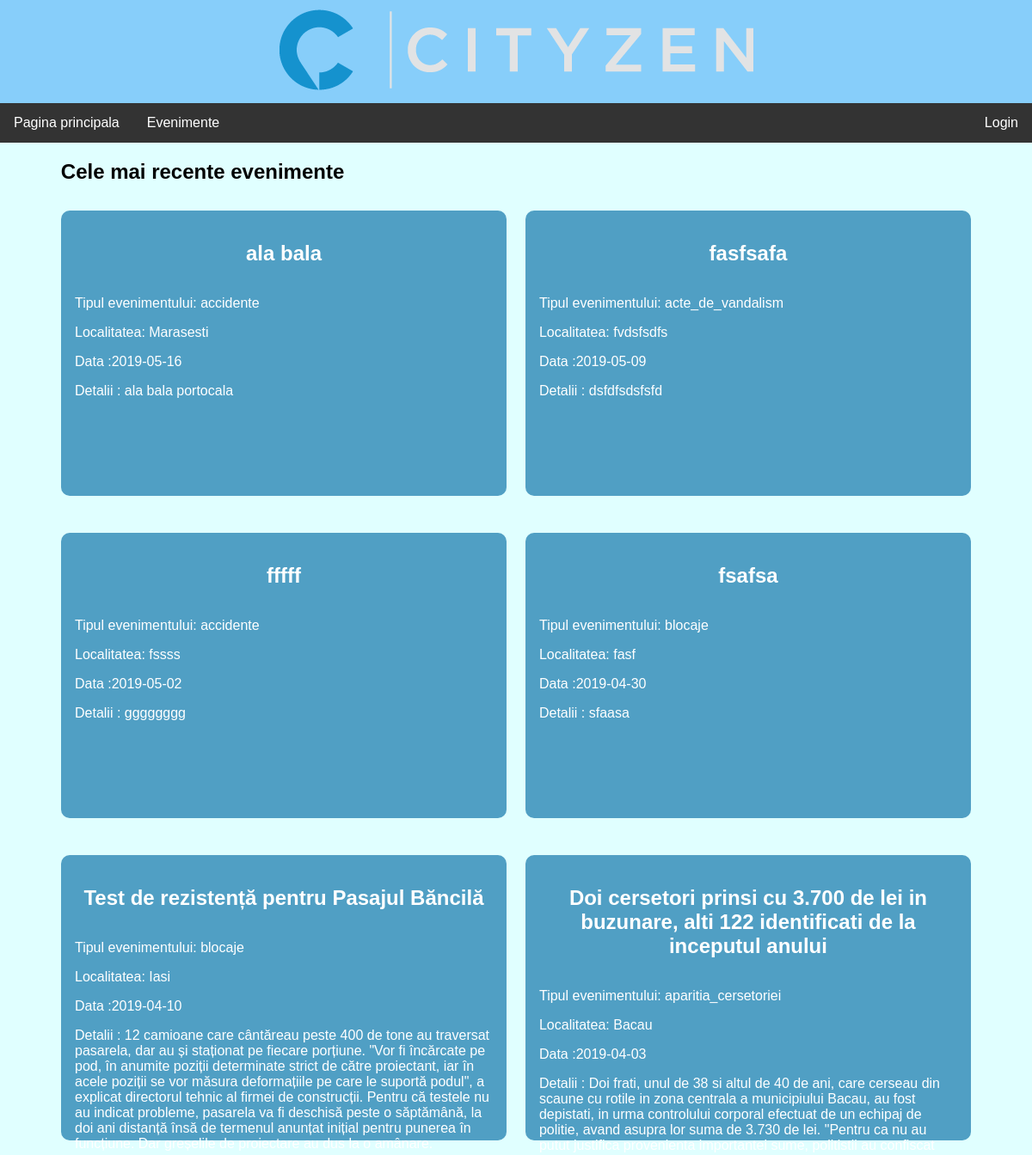
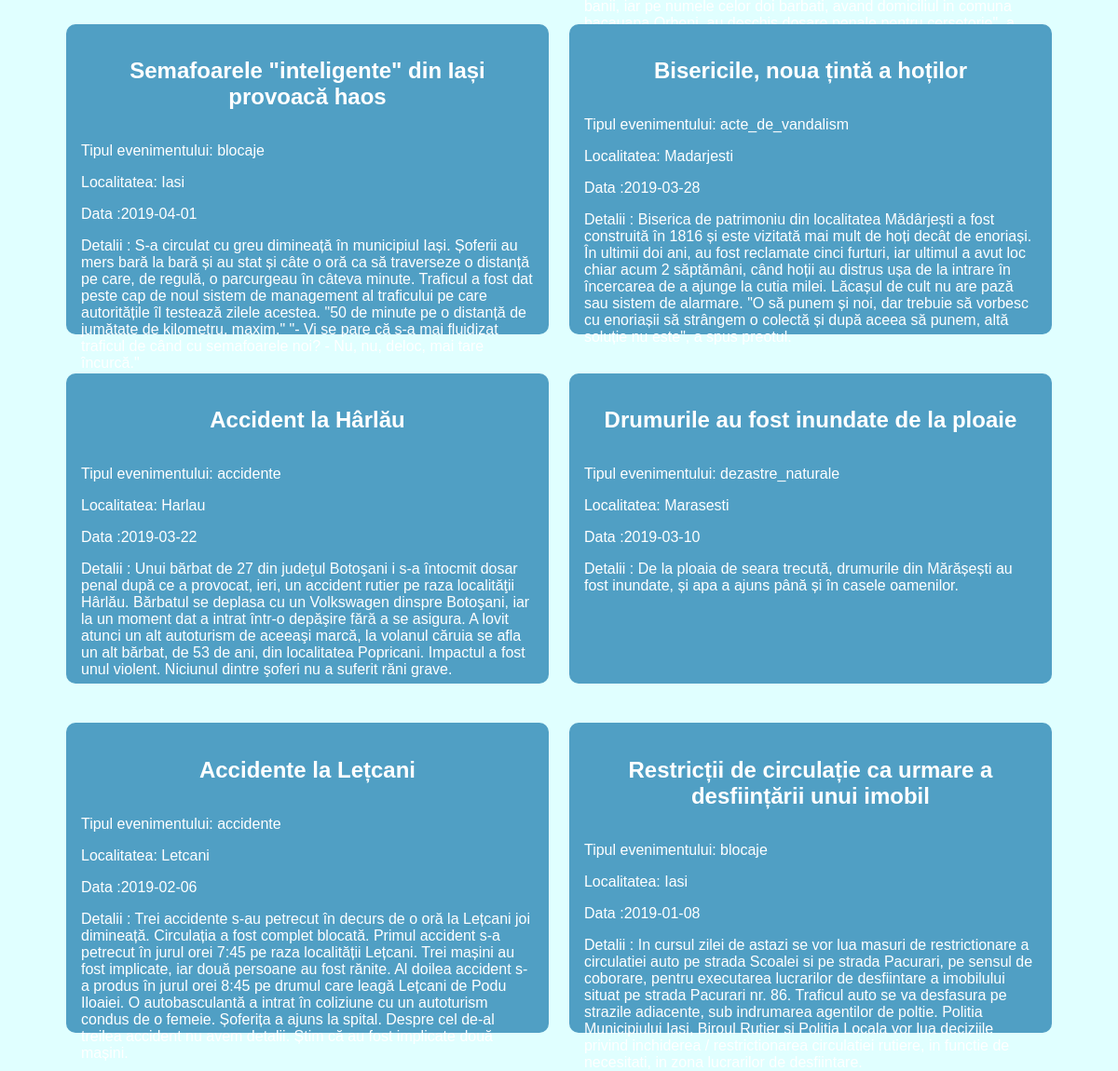
The page / on the database its author committed (2 pictures, top to bottom).
### tables this page shows
CREATE TABLE `addtable` (
  `id` int(10) unsigned NOT NULL,
  `likes` int(11) unsigned DEFAULT '0',
  `tip` varchar(45) NOT NULL,
  `titlu` mediumtext NOT NULL,
  `localitate` varchar(45) NOT NULL,
  `data_form` date NOT NULL,
  `detalii` longtext NOT NULL,
  `data_adaugare` timestamp NOT NULL DEFAULT CURRENT_TIMESTAMP,
  `user_id` int(10) unsigned NOT NULL,
  KEY `user_id_idx` (`user_id`),
  CONSTRAINT `user_id` FOREIGN KEY (`user_id`) REFERENCES `users` (`user_id`)
);

### index.php (the view, shortened to what this page needs)
<?php include('server.php'); ?>
<html>
<head>
<link rel="stylesheet" type="text/css" href="baranav+body.css">
<link rel="stylesheet" type="text/css" href="header1.css">
<link rel="stylesheet" type="text/css" href="indeex1.css">
</head>
<body>
<h1 id="header" onclick="window.location.href='index.php'"></h1>
<div class="navbar">
  <a href="index.php">Pagina principala</a>
  <div class="dropdown">
    <button class="dropbtn" onclick = "#">Evenimente
    </button>
  </div>
  <div class="right">
  	<a href="login.php">Login</a>
  	</div>
</div>
<div id="Main">
 <h2 class="newTitle">Cele mai recente evenimente</h2>
  <?php
	$sqlget = "SELECT * FROM addtable order by data_form desc";
	$sqldata = mysqli_query($db, $sqlget) or die ('error getting infos');
	while($row = mysqli_fetch_array($sqldata, MYSQLI_ASSOC)){
		echo '<div class="EventBox">';
		echo "<h2>";
		echo $row['titlu'];
		echo "</h2>";
		echo "<p>Tipul evenimentului: ";
		echo $row['tip'];
		echo "</p>";
		echo "<p>Localitatea: ";
		echo $row['localitate'];
		echo "</p>";
		echo "<p>Data :";
		echo $row['data_form'];
		echo "</p>";
		echo "<p>Detalii : ";
		echo $row['detalii'];
		echo "</p>";
		echo "</div>";
	}
?>
  </div>
</body>
</html>

### baranav+body.css (style rules this page uses)
.navbar { overflow: hidden; background-color: #333; font-family: Arial, Helvetica, sans-serif; }
.navbar a { float: left; font-size: 16px; color: white; text-align: center; padding: 14px 16px; text-decoration: none; }
.dropdown { float: left; overflow: hidden; }
.dropdown .dropbtn { font-size: 16px; border: none; outline: none; color: white; padding: 14px 16px; background-color: inherit; font-family: inherit; margin: 0; }
.right { overflow: hidden; background-color: #333; font-family: Arial, Helvetica, sans-serif; }
.right a { float: right; font-size: 16px; color: white; text-align: center; padding: 14px 16px; text-decoration: none; }
body { background-color:lightcyan; }

### header1.css (style rules this page uses)
#header { background-color: lightskyblue; background-image: url(logo.png); background-repeat: no-repeat; background-position: center; color : white; cursor: pointer; padding: 5%; margin: 0 auto; }

### indeex1.css (style rules this page uses)
#Main { font-family: Arial, Helvetica, sans-serif; width: 90%; margin-left: auto; margin-right: auto; margin-top: 0 auto; min-height: 500px; }
.EventBox { width: 45%; min-width: 45%; max-width: 45%; max-height: 300px; min-height: 300px; background: #509fc4; margin: 0 auto; border-radius: 10px; color: #fff; padding: 0px; float:left; margin-left: 1%; margin-right: 1%; margin-top: 1%; padding: 1.5%; margin-bottom: 32px; }
body { padding: 0px; margin: 0px; }
.EventBox h2 { text-align: center; margin-bottom: 35px; }
.newTitle { color:#000; margin-left: 1%; }

### rows shown on the page
addtable: titlu "ala bala", tip "accidente", localitate "Marasesti", data_form "2019-05-16", detalii "ala bala portocala"
addtable: titlu "fasfsafa", tip "acte_de_vandalism", localitate "fvdsfsdfs", data_form "2019-05-09", detalii "dsfdfsdsfsfd"
addtable: titlu "fffff", tip "accidente", localitate "fssss", data_form "2019-05-02", detalii "gggggggg"
addtable: titlu "fsafsa", tip "blocaje", localitate "fasf", data_form "2019-04-30", detalii "sfaasa"
addtable: titlu "Test de rezistență pentru Pasajul Băncilă", tip "blocaje", localitate "Iasi", data_form "2019-04-10", detalii "12 camioane care cântăreau peste 400 de tone au traversat pasarela, dar au și staționat pe fiecare porțiune. \"Vor fi încărcate pe pod, în anumite poziții determinate strict de către proiectant, iar în acele poziții se vor măsura deformațiile pe care le suportă podul\", a explicat directorul tehnic al firmei de construcții. Pentru că testele nu au indicat probleme, pasarela va fi deschisă peste o săptămână, la doi ani distanță însă de termenul anunțat inițial pentru punerea în funcțiune. Dar greșelile de proiectare au dus la o amânare."
addtable: titlu "Doi cersetori prinsi cu 3.700 de lei in buzunare, alti 122 identificati de la inceputul anului", tip "aparitia_cersetoriei", localitate "Bacau", data_form "2019-04-03", detalii "Doi frati, unul de 38 si altul de 40 de ani, care cerseau din scaune cu rotile in zona centrala a municipiului Bacau, au fost depistati, in urma controlului corporal efectuat de un echipaj de politie, avand asupra lor suma de 3.730 de lei. \"Pentru ca nu au putut justifica provenienta importantei sume, politistii au confiscat banii, iar pe numele celor doi barbati, avand domiciliul in comuna bacauana Orbeni, au deschis dosare penale pentru cersetorie\", a…"
addtable: titlu "Semafoarele \"inteligente\" din Iași provoacă haos", tip "blocaje", localitate "Iasi", data_form "2019-04-01", detalii "S-a circulat cu greu dimineață în municipiul Iași. Șoferii au mers bară la bară și au stat și câte o oră ca să traverseze o distanță pe care, de regulă, o parcurgeau în câteva minute. Traficul a fost dat peste cap de noul sistem de management al traficului pe care autoritățile îl testează zilele acestea. \"50 de minute pe o distanță de jumătate de kilometru, maxim.\" \"- Vi se pare că s-a mai fluidizat traficul de când cu semafoarele noi? - Nu, nu, deloc, mai tare încurcă.\""
addtable: titlu "Bisericile, noua țintă a hoților", tip "acte_de_vandalism", localitate "Madarjesti", data_form "2019-03-28", detalii "Biserica de patrimoniu din localitatea Mădârjești a fost construită în 1816 și este vizitată mai mult de hoți decât de enoriași. În ultimii doi ani, au fost reclamate cinci furturi, iar ultimul a avut loc chiar acum 2 săptămâni, când hoții au distrus ușa de la intrare în încercarea de a ajunge la cutia milei. Lăcașul de cult nu are pază sau sistem de alarmare. \"O să punem și noi, dar trebuie să vorbesc cu enoriașii să strângem o colectă și după aceea să punem, altă soluție nu este\", a spus preotul."
addtable: titlu "Accident la Hârlău", tip "accidente", localitate "Harlau", data_form "2019-03-22", detalii "Unui bărbat de 27 din judeţul Botoşani i s-a întocmit dosar penal după ce a provocat, ieri, un accident rutier pe raza localităţii Hârlău. Bărbatul se deplasa cu un Volkswagen dinspre Botoşani, iar la un moment dat a intrat într-o depăşire fără a se asigura. A lovit atunci un alt autoturism de aceeaşi marcă, la volanul căruia se afla un alt bărbat, de 53 de ani, din localitatea Popricani. Impactul a fost unul violent. Niciunul dintre şoferi nu a suferit răni grave."
addtable: titlu "Drumurile au fost inundate de la ploaie", tip "dezastre_naturale", localitate "Marasesti", data_form "2019-03-10", detalii "De la ploaia de seara trecută, drumurile din Mărășești au fost inundate, și apa a ajuns până și în casele oamenilor."
addtable: titlu "Accidente la Lețcani", tip "accidente", localitate "Letcani", data_form "2019-02-06", detalii "Trei accidente s-au petrecut în decurs de o oră la Lețcani joi dimineață. Circulația a fost complet blocată. Primul accident s-a petrecut în jurul orei 7:45 pe raza localității Lețcani. Trei mașini au fost implicate, iar două persoane au fost rănite. Al doilea accident s-a produs în jurul orei 8:45 pe drumul care leagă Lețcani de Podu Iloaiei. O autobasculantă a intrat în coliziune cu un autoturism condus de o femeie. Șoferița a ajuns la spital. Despre cel de-al treilea accident nu avem detalii. Știm că au fost implicate două mașini."
addtable: titlu "Restricții de circulație ca urmare a desființării unui imobil", tip "blocaje", localitate "Iasi", data_form "2019-01-08", detalii "In cursul zilei de astazi se vor lua masuri de restrictionare a circulatiei auto pe strada Scoalei si pe strada Pacurari, pe sensul de coborare, pentru executarea lucrarilor de desfiintare a imobilului situat pe strada Pacurari nr. 86. Traficul auto se va desfasura pe strazile adiacente, sub indrumarea agentilor de poltie. Politia Municipiului Iasi, Biroul Rutier si Politia Locala vor lua deciziile privind inchiderea / restrictionarea circulatiei rutiere, in functie de necesitati, in zona lucrarilor de desfiintare."
